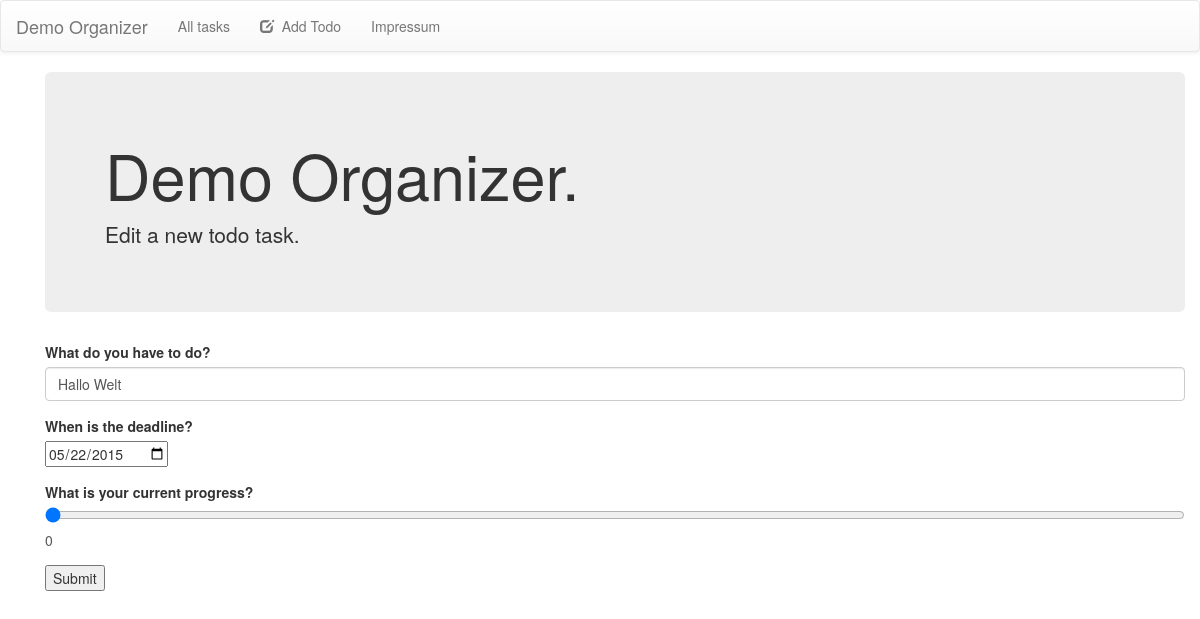
Before: /edit/11 with the older database file.
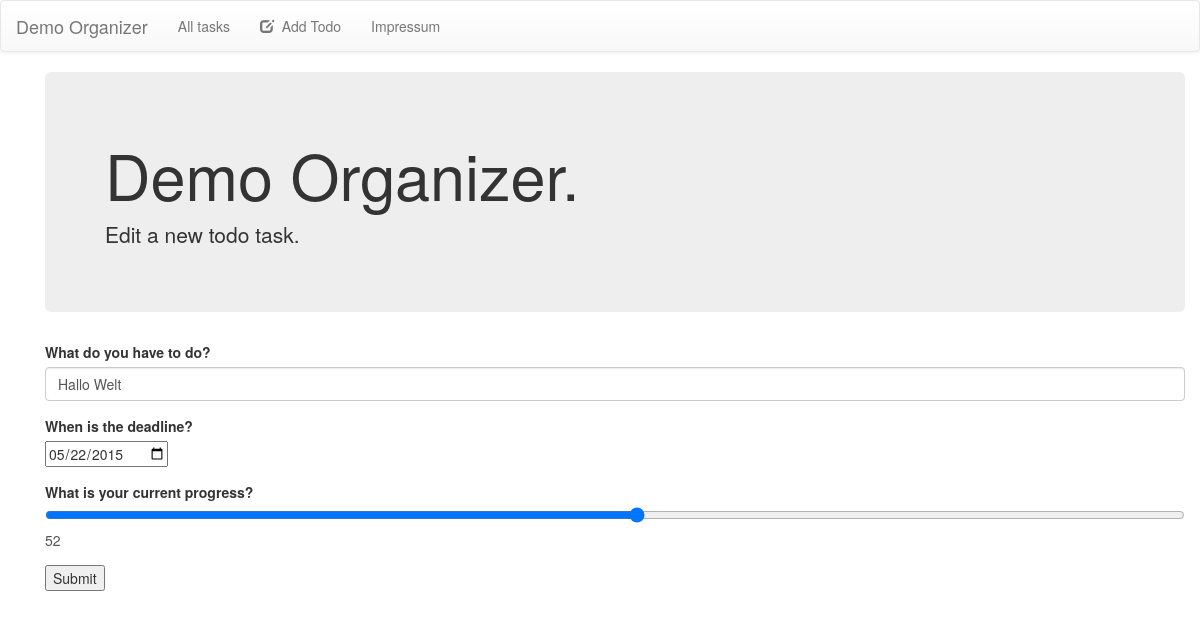
After: the same page with the newer database file.
### todolist/models.py (models this page shows, shortened)
class Todo(models.Model):
    title = models.CharField(max_length=160)
    deadline = models.DateField('Deadline')
    progress = models.DecimalField(max_digits=3, decimal_places=0)
    def deadlineAsString(self):              # __unicode__ on Python 2
        return str(self.deadline)

### todolist/views.py (the view)
# urls.py: url(r'^edit/(?P<pk>\d+)$', views.UpdateView.as_view(), name='todo_edit'),
class UpdateView(UpdateView):
    template_name = 'edit.html'
    model = Todo
    fields = ['title','deadline','progress']
    success_url = '/'

### todolist/templates/edit.html (shortened to what this page needs)
{% extends "base_page.html" %}
{% block content %}
        <div class="container">
           <div class="jumbotron">
            <h1>Demo Organizer.</h1>
            <p>Edit a new todo task.</p>
          </div>
        </div>
        <div class="container">
          <form role="form" method="post" class="form">
            <div class="form-group">
              <label for="todo">What do you have to do?</label>
              <input type="text" class="form-control" id="todo" name="title" maxlength="160" value="{{ object.title }}">
            </div>
            <div class="form-group">
              <label for="deadline">When is the deadline?</label><br>
              <input type="date" name="deadline" id="deadline" value="{{ object.deadlineAsString }}">
            </div>
            <div class="form-group">
              <label for="progressbar">What is your current progress?</label>
              <input oninput="progressOutput.value=parseInt(progressbar.value)" type="range" id="progressbar" value="{{ object.progress }}" name="progress"><output name="progressOutput" for="progressbar">{{ object.progress }}</output>
              </div>
              <input type="submit" value="Submit" />
          </form>
        </div>
    {% endblock %}

Changed rows visible on the page:
changed Todo "Hallo Welt": progress "0" → "52"
